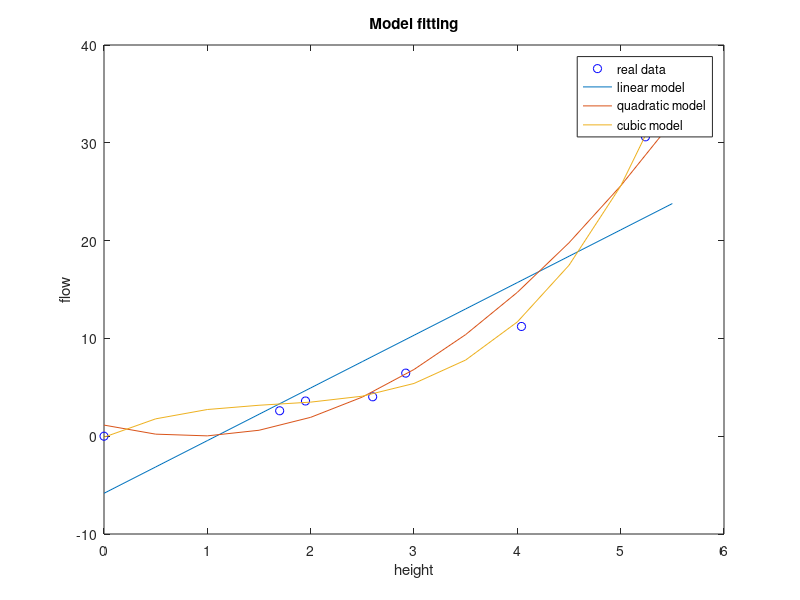

This figure's MATLAB source:
clc; clear;
% Given the following model
height = [0, 1.7, 1.95, 2.6, 2.92, 4.04, 5.24];
flow = [0, 2.6, 3.6, 4.03, 6.45, 11.22, 30.61];

% Create polynomial regression models of the following order
% linear (order 1)
% quadratic (order 2)
% cubic (order 3)

line_model = polyfit(height, flow, 1);
quad_model = polyfit(height, flow, 2);
cube_model = polyfit(height, flow, 3);

new_height = 0:0.5:5.5; % new coords independent, uniformly distributed in independent (x) axis

new_line_flow = polyval(line_model, new_height);
new_quad_flow = polyval(quad_model, new_height);
new_cube_flow = polyval(cube_model, new_height);

% Plot the original data together with the models found for comparison
model_fitting = figure();
plot(
  height, flow, 'bo',
  new_height, new_line_flow,
  new_height, new_quad_flow,
  new_height, new_cube_flow
);
title('Model fitting');
xlabel('height');
ylabel('flow');
legend('real data', 'linear model', 'quadratic model', 'cubic model');
